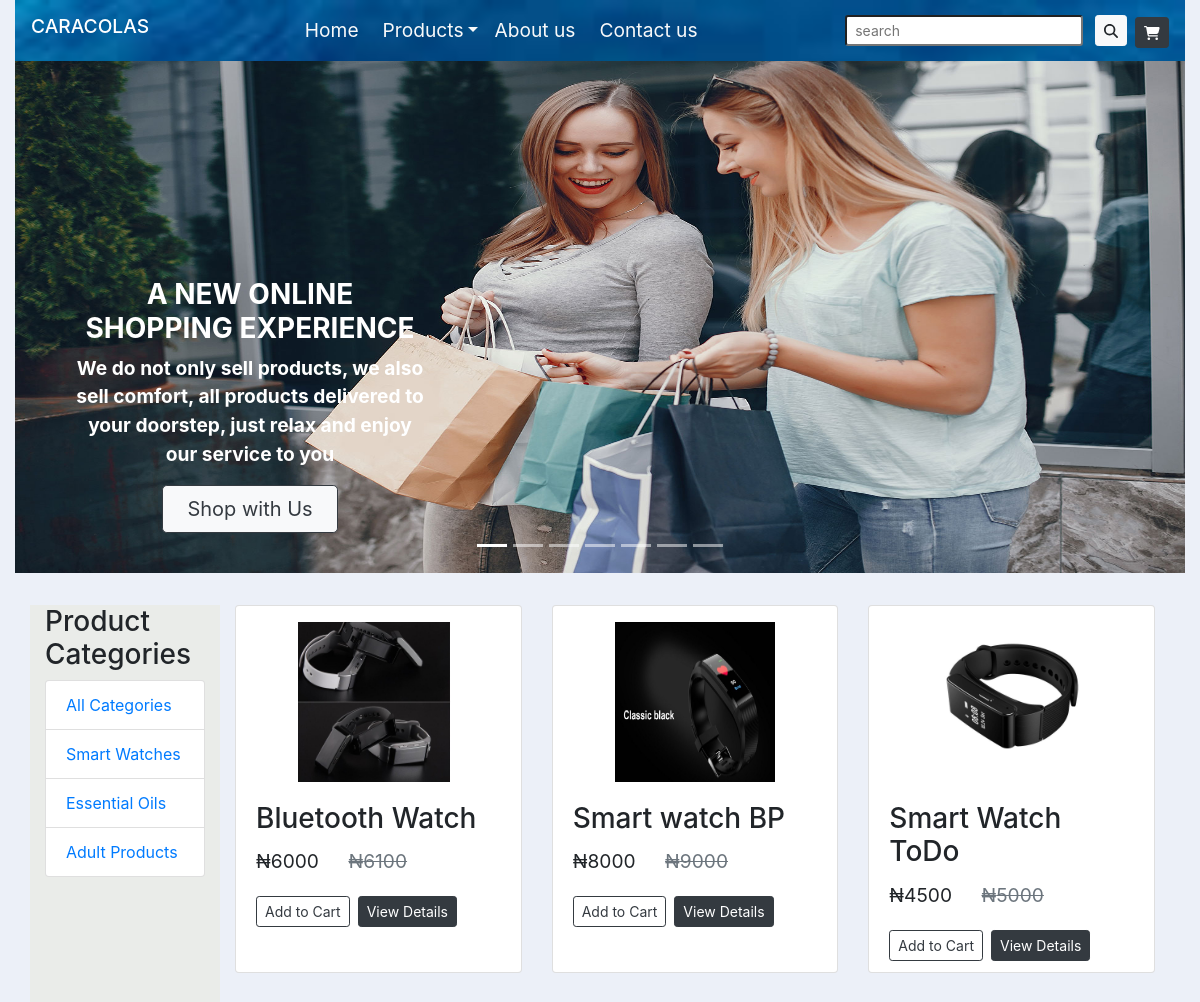
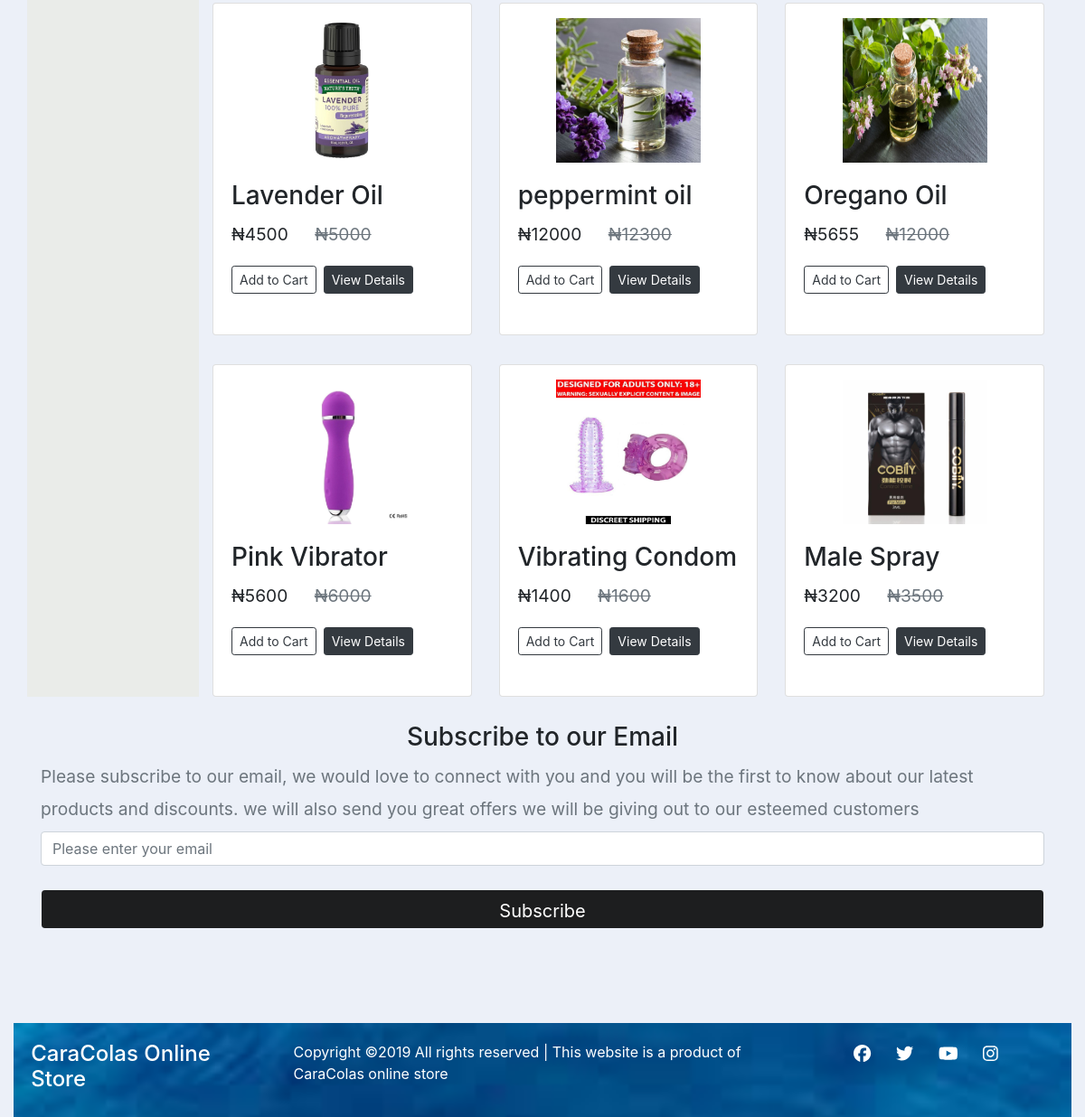
The page / on the database its author committed (2 pictures, top to bottom).
### shop/models.py (models this page shows)
class Smart_Watch(models.Model):
  objects = models.Manager()
  image = models.ImageField(upload_to="product_images")
  name = models.CharField(max_length=200)
  category = models.CharField(max_length=300)
  slug = models.SlugField(max_length=50)
  sales_price = models.IntegerField()
  original_price = models.IntegerField()
  description = models.TextField(max_length=5000, null=True, blank=True)

class Essential_Oil(models.Model):
  objects = models.Manager()
  image = models.ImageField(upload_to="product_images")
  name = models.CharField(max_length=200)
  category = models.CharField(max_length=300)
  slug = models.SlugField(max_length=50)
  sales_price = models.IntegerField()
  original_price = models.IntegerField()
  description = models.TextField(max_length=5000, null=True, blank=True)

class Adult_Product(models.Model):
  objects = models.Manager()
  image = models.ImageField(upload_to="product_images")
  name = models.CharField(max_length=200)
  category = models.CharField(max_length=300)
  slug = models.SlugField(max_length=50)
  sales_price = models.IntegerField()
  original_price = models.IntegerField()
  description = models.TextField(max_length=5000, null=True, blank=True)

### shop/views.py (the view)
# urls.py: path('', HomeView.as_view(), name='home'),
class HomeView(ListView):
    template_name = "shop/home.html"
    context_object_name = "smart_watches"
    def get_context_data(self, **kwargs):
      context = super(HomeView, self).get_context_data(**kwargs)
      context.update({
        'essential_oils': Essential_Oil.objects.all(),
        'adult_products': Adult_Product.objects.all()
      })
      return context
    def get_queryset(self):
     return Smart_Watch.objects.all()

### shop/templates/shop/home.html (shortened to what this page needs)
{% extends 'shop/base.html' %}
{% load static %}
{% block content %}
<div class="carousel slide" data-ride="carousel" id="myslides">
  <ul class="carousel-indicators">
    <li data-target="#myslides" data-slide-to="0" class="active"></li>
    <li data-target="#myslides" data-slide-to="1"></li>
    <li data-target="#myslides" data-slide-to="2"></li>
    <li data-target="#myslides" data-slide-to="3"></li>
    <li data-target="#myslides" data-slide-to="4"></li>
    <li data-target="#myslides" data-slide-to="5"></li>
    <li data-target="#myslides" data-slide-to="6"></li>
  </ul>
  <div class="carousel-inner">
    <div class="carousel-item active">
      <img src="{% static 'shop/img/model1.jpg' %}">
      <div class="row">
          <div class="col-lg-5">
              <div class="carousel-caption carousel-welcome">
                <h3 class="welcome">A NEW ONLINE SHOPPING EXPERIENCE</h3>
                <p id="welcome-body">We do not only sell products, we also sell comfort, all products delivered to your doorstep, just relax and enjoy our service to you
                </p>
                <a href="#" class="btn btn-outline-dark btn-lg bg-light pr-4 pl-4">Shop with Us</a>
              </div>
          </div>
      </div>
    </div>
  </div>
</div>
<div class="container">
  <div class="row">
    <div class="col-lg-2 categories">
      <h3>Product Categories</h3>
      <ul class="list-unstyled">
        <li class="list-group-item"><a href="{% url 'home' %}">All Categories</a></li>
        <li class="list-group-item"><a href="{% url 'smart-watches' %}">Smart Watches</a></li>
        <li class="list-group-item"><a href="{% url 'essential-oils' %}">Essential Oils</a></li>
        <li class="list-group-item"><a href="{% url 'adult-products' %}">Adult Products</a></li>
      </ul>
    </div>
    <div class="col-lg-10">
        <div class="row">
            {% for smart_watch in smart_watches %}
              <div class="col-lg-4">
                <div class="card product-card">
                  <img src="{{ smart_watch.image.url}}" height="160" width="160"  class="mx-auto mt-3">
                  <div class="card-body">
                    <h3 class="card-title">{{ smart_watch.name }}</h3>
                    <p class="card-text price">
                      <span>₦</span>{{ smart_watch.sales_price }}
                      <span class="text-delete text-muted ml-4">
                          <span>₦</span>{{smart_watch.original_price}}
                      </span>
                    </p>
                    <a href="#" class="btn btn-outline-dark btn-sm mr-2 mt-1">Add to Cart</a><span><a href="{% url 'smart-watch-details' smart_watch.slug %}" class="btn btn-outline-dark btn-sm mr-2 mt-1 btn-dark  view-details mt-1">View Details</a>
                  </div>
                </div>
              </div>
          {% endfor %}
        </div>
        <div class="row">
            {% for essential_oil in essential_oils %}
              <div class="col-lg-4">
                <div class="card product-card">
                  <img src="{{ essential_oil.image.url}}" height="160" width="160"  class="mx-auto mt-3">
                  <div class="card-body">
                    <h3 class="card-title">{{ essential_oil.name }}</h3>
                    <p class="card-text price">
                      <span>₦</span>{{ essential_oil.sales_price }}
                      <span class="text-delete text-muted ml-4">
                          <span>₦</span>{{essential_oil.original_price}}
                      </span>
                    </p>
                    <a href="#" class="btn btn-outline-dark btn-sm mr-2 mt-1">Add to Cart</a><span><a href="{% url 'essential-oil-details' essential_oil.slug %}" class="btn btn-outline-dark btn-sm mr-2 mt-1 btn-dark  view-details mt-1">View Details</a>
                  </div>
                </div>
              </div>
          {% endfor %}
        </div>
        <div class="row">
            {% for adult_product in adult_products %}
              <div class="col-lg-4">
                <div class="card product-card">
                  <img src="{{ adult_product.image.url}}" height="160" width="160"  class="mx-auto mt-3">
                  <div class="card-body">
                    <h3 class="card-title">{{ adult_product.name }}</h3>
                    <p class="card-text price">
                      <span>₦</span>{{ adult_product.sales_price }}
                      <span class="text-delete text-muted ml-4">
                          <span>₦</span>{{adult_product.original_price}}
                      </span>
                    </p>
                    <a href="#" class="btn btn-outline-dark btn-sm mr-2 mt-1">Add to Cart</a><span><a href="{% url 'adult-product-details' adult_product.slug %}" class="btn btn-outline-dark btn-sm mr-2 mt-1 btn-dark  view-details mt-1">View Details</a>
                  </div>
                </div>
              </div>
          {% endfor %}
        </div>
  </div>
  <div class="container mx-auto pt-4 mt-1">
      <form action="POST" class="form-group">{% csrf_token %}
          <fieldset>
            <legend>
              <h3 class="text-center">Subscribe to our Email</h3>
              <small class="text-muted">Please subscribe to our email, we would love to connect with you and you will be the first to know about our latest products and discounts. we will also send you great offers we will be giving out to our esteemed customers</small>
            </legend>
            <input type="email" class="form-control" placeholder="Please enter your email">
          </fieldset>
          <button class="btn btn-lg subscribe form-control" type="submit" id="subscribe">Subscribe</button>
        </form>
  </div>
</div>
<br>
<br>
<br>
{% endblock %}

### shop/templates/shop/base.html (shortened to what this page needs)
<!DOCTYPE html>
{% load static %}
<html lang="en" dir="ltr">
    <head>
        <link rel="stylesheet" href="{% static 'shop/css/bootstrap.min.css' %}">
        <link rel="stylesheet" href="{% static 'shop/css/all.min.css' %}">
        <link rel="stylesheet" href="{% static 'shop/styles.css' %}">
    </head>
    <body>
        <div class="container-fluid">
            <nav class="navbar navbar-expand-md navbar-dark sticky-top" id="my-nav">
                <a href="{% url 'home' %}" class="navbar-brand"><h1 class="title">CARACOLAS</h1></a>
                <div class=" navbar-collapse collapse" id="navbar-menu">
                    <ul class="navbar-nav mx-auto">
                        <li class="nav-item mr-2"><a href="{% url 'home' %}" class="nav-link text-light">Home</a></li>
                        <li class="nav-item dropdown">
                            <a href="#" class="nav-link dropdown-toggle text-light" data-toggle="dropdown" data-target="mydropdown">Products</a>
                        </li>
                        <li class="nav-item mr-2"><a href="{% url 'about' %}" class="nav-link text-light">About us</a></li>
                        <li class="nav-item mr-2"><a href="{% url 'contact' %}" class="nav-link text-light">Contact us</a></li>
                    </ul>
                    <form class="form-inline mr-2">
                        <input type="search" placeholder="search" aria-label="Search" class="form-control-sm mr-sm-2">
                        <button class="btn btn-sm btn-light my-sm-0 ml-1" type="submit"><i class="fa fa-search"></i></button>
                    </form>
                   <a class="btn btn-dark btn-sm mt-1" href="{% url 'checkout' %}"><i class="fas fa-shopping-cart"></i></a>
                </nav>
        </div>
    <div class="container-fluid">
        {% block content %}{% endblock %}
    </div>
    <div class="container-fluid mt-3" id="footer">
        <footer>
            <div class="row">
                <div class="col-md-3">
                    <h4>CaraColas Online Store</h4>
                </div>
                <div class="col-md-6">
                    <p>Copyright &copy;2019 All rights reserved | This website is a product of CaraColas online store</p>
                </div>
                <div class="col-md-3 social text-center">
                    <a href="#"><i class="fab fa-facebook"></i></a>
                    <a href="#"><i class="fab fa-twitter"></i></a>
                    <a href="#"><i class="fab fa-youtube"></i></a>
                    <a href="#"><i class="fab fa-instagram"></i></a>
                </div>
            </div>
        </footer>
    </div>
    </body>
</html>

### shop/static/shop/styles.css (style rules this page uses)
body { background-color: #e2e8f5a2; }
#my-nav { background-image: url("navbar7.jpg"); font-size: 1.2rem; background-repeat: no-repeat; background-size: cover; }
.title { font-size: 1.2rem;; }
.carousel-item img { height:32em; width:100% }
.welcome { font-weight: bolder; color: white; }
#welcome-body { font-weight: bolder; color: white; font-size: 1.2rem; }
.product-card { margin-top: 2rem; height: 23em; background-color:white; }
.price { font-size: 1.2em; }
.categories { margin-top: 2rem; background-color:rgba(219, 214, 166, 0.185); }
.text-delete { text-decoration-line: line-through; }
.view-details { color:white; }
.social a { font-size:1.2em; padding-right:1.2em; color:white; }
#footer { background-image: url("navbar7.jpg"); background-repeat: no-repeat; background-size: cover; color: white; padding: 1.2em; }
.subscribe { padding-left:3em; padding-right: 3em; margin-top: 1.3em; }
#subscribe { color:white; background-color: rgba(0, 0, 0, 0.877); }

### rows shown on the page
Smart_Watch: image (picture), name "Bluetooth Watch", sales_price "6000", original_price "6100"
Smart_Watch: image (picture), name "Smart watch BP", sales_price "8000", original_price "9000"
Smart_Watch: image (picture), name "Smart Watch ToDo", sales_price "4500", original_price "5000"
Essential_Oil: image (picture), name "Lavender Oil", sales_price "4500", original_price "5000"
Essential_Oil: image (picture), name "peppermint oil", sales_price "12000", original_price "12300"
Essential_Oil: image (picture), name "Oregano Oil", sales_price "5655", original_price "12000"
Adult_Product: image (picture), name "Pink Vibrator", sales_price "5600", original_price "6000"
Adult_Product: image (picture), name "Vibrating Condom", sales_price "1400", original_price "1600"
Adult_Product: image (picture), name "Male Spray", sales_price "3200", original_price "3500"
